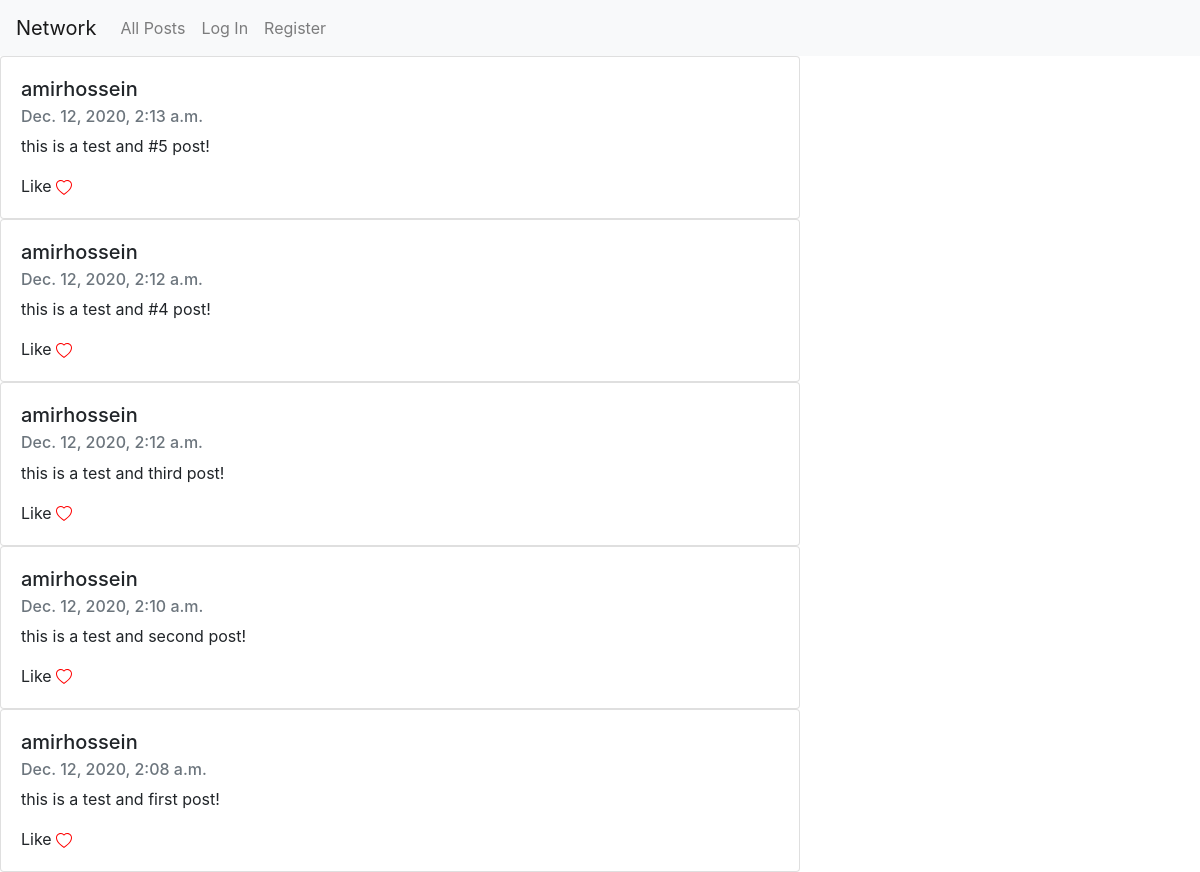
The page / on the database its author committed.
### network/models.py (models this page shows, shortened)
class Post(models.Model):
    owner = models.ForeignKey("User", on_delete=models.CASCADE, related_name="post_sent")
    body = models.TextField(blank=False)
    timestamp = models.DateTimeField(auto_now_add=True)
    likes_count = models.IntegerField(default=0)
    likers = models.ManyToManyField("User", related_name="post_likers", blank=True)

class User(AbstractUser):
    pass

### network/views.py (the view, shortened to what this page needs)
# urls.py: path("", views.index, name="index"),
@csrf_exempt
def index(request):
    if  request.method == 'POST' and not request.user.is_authenticated:
        return HttpResponseRedirect(reverse("login"))
    else:
        all_posts = Post.objects.order_by("-timestamp").all()
        content = {
            "all_posts": all_posts
        }
        return render(request, "network/index.html", content)

### network/templates/network/index.html (shortened to what this page needs)
{% extends "network/layout.html" %}
{% load static %}
{% block body %}
    <div id="posts">
        {% for post in all_posts %}
            <div class="card" style="width: 50rem;">
              <div class="card-body">
                <h5 class="card-title">{{post.owner}}</h5>
                <h6 class="card-subtitle mb-2 text-muted">{{post.timestamp}}</h6>
                <p class="card-text">{{post.body}}</p>
                <span>Like</span>
              </div>
            </div>
        {% endfor %}
    </div>
{% endblock %}

### rows shown on the page
Post: owner "amirhossein", timestamp "Dec. 12, 2020, 2:13 a.m.", body "this is a test and #5 post!"
Post: owner "amirhossein", timestamp "Dec. 12, 2020, 2:12 a.m.", body "this is a test and #4 post!"
Post: owner "amirhossein", timestamp "Dec. 12, 2020, 2:12 a.m.", body "this is a test and third post!"
Post: owner "amirhossein", timestamp "Dec. 12, 2020, 2:10 a.m.", body "this is a test and second post!"
Post: owner "amirhossein", timestamp "Dec. 12, 2020, 2:08 a.m.", body "this is a test and first post!"
